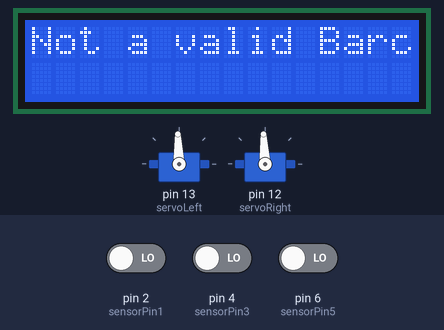
The sketch below on a simulated Arduino Uno, built with avr-gcc and run on an emulated ATmega328P. Parts: 2 × servo, 16×2 character LCD. Inputs (shaded band) come from the test bench; at power-on: pin 2 (sensorPin1) LOW, pin 4 (sensorPin3) LOW, pin 6 (sensorPin5) LOW. What the sketch prints to the serial monitor is not drawn.

Above: at 4.1 s.
Timing chart, 0 to 5.6 s (numbered marks = the images above):
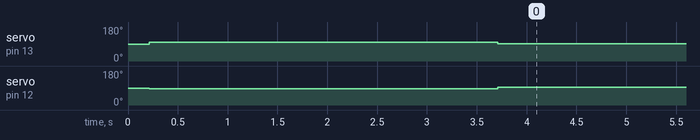

The sketch:

AlignedBarcodeScanner.ino
```cpp
// IF THE BARCODE IS BEING READ BACKWARDS THEN ALL THE VALUES IN LEFTSIDE AND RIGHTSIDE SHOULD BE FLIPPED RATHER THAN THE ARRAYS BEING SWAPPED
// THE DELAY BETWEEN SCANS OF THE SENSOR STATUS MUST BE ADAPTED BASED ON THE SIZE OF REAL BARCODE


// This program takes an input at the moment from a button which is used to simulate high and low
// A sensor can replace the button with no extra coding required
// The code takes an input of 67 bits which is the length of the barcode
// The code checks the binary is in the correct format, i.e. starts and ends with 101 and has 01010 in the middle
// An error message will be displayed if it is not in the correct format
// The code splits the longer array into smaller more manageable arrays for processing
// The program outputs all the smaller arrays(for debugging purposes)
// The program decodes all of the smaller arrays into decimal numbers
// The program outputs the decimal number


// Defining all global variables
const int sensorPin1 = 2;
const int sensorPin2 = 3;
const int sensorPin3 = 4;
const int sensorPin4 = 5;
const int sensorPin5 = 6;
const int arraySize = 67;  // Defining how long the barcode will be
bool BinCode[arraySize];   // Array containing the whole binary sequence for the barcode
bool LeftSide[28];         // Splits the first half of BinCode, removing identifier bits
bool RightSide[28];        // Splits the second half of BinCode, removing identifier bits
bool DBit1[7];             // Contains binary information for the 1st denary bit
bool DBit2[7];             // Contains binary information for the 2nd denary bit
bool DBit3[7];             // Contains binary information for the 3rd denary bit
bool DBit4[7];             // Contains binary information for the 4th denary bit
bool DBit5[7];             // Contains binary information for the 5th denary bit
bool DBit6[7];             // Contains binary information for the 6th denary bit
bool DBit7[7];             // Contains binary information for the 7th denary bit
bool DBit8[7];             // Contains binary information for the 8th denary bit which is also checksum bit

// Initialising the LED display
#include <LiquidCrystal_I2C.h>
LiquidCrystal_I2C lcd(0x27, 16, 2); // I2C address 0x27, 16 column and 2 rows

// Initialising the Servo Motors
#include <Servo.h>
Servo servoLeft;
Servo servoRight;

// Main function for the code
// Initialises relavent features
// Calls function to align barcode
void setup() {
  //start serial connection
  Serial.begin(9600);
  pinMode(sensorPin1, INPUT);
  pinMode(sensorPin2, INPUT);
  pinMode(sensorPin3, INPUT);
  pinMode(sensorPin4, INPUT);
  pinMode(sensorPin5, INPUT);

  servoLeft.attach(13);
  servoRight.attach(12);

  lcd.init(); // initialize the lcd
  lcd.backlight();
//  edgeForward();
//  delay(2000);
//  stopMotors();
//  mediumForward();
  alignRobot();
}

// Function to drive over barcode and collect data to put into an array
// Robot drives for a specified time which corresponds to the length of the barcode
// Takes data inputted from sensor/button and creates an array
void scanBarcode() {
//  servoLeft.writeMicroseconds(1555);  // left wheel forwards
//  servoRight.writeMicroseconds(1430); // right wheel forwards
  moveForward();

  for (int i = 0; i < arraySize; i++) {
    // Read and print the current sensor input value
    int sensorValue = digitalRead(sensorPin3);
    Serial.print("Sensor Value: ");
    Serial.println(sensorValue);

    // Add the sensor input status to the array
    BinCode[i] = sensorValue;

    // Delay before reading again
    delay(52);
  }
  stopMotors();
  validateBarcode();

/*
  // Output the current value of the serial input
  for (int i = 0; i < arraySize; i++) {
    // Read and print the current serial input value
    while (!Serial.available()) {
      // Wait for serial input
    }
    int serialValue = Serial.read() - '0'; // Convert ASCII to integer
    Serial.print("Current Serial Input: ");
    Serial.println(serialValue);

    // Add the serial input status to the array
    BinCode[i] = serialValue;
  }
  validateBarcode();
*/
}

void validateBarcode() {
  // Check the identifier digits of the array
  if (!(BinCode[0] == 1 && BinCode[1] == 0 && BinCode[2] == 1
      &&BinCode[64] == 1 && BinCode[65] == 0 && BinCode[66] == 1
      &&BinCode[31] == 0 && BinCode[32] == 1 && BinCode[33] == 0 && BinCode[34] == 1 && BinCode[35] == 0)) {
    Serial.println("Invalid identifiers");
  }
  barcodeOutput();
}

// Function for the decoding of the binary information into 8-bit denary
// Encoding key is defined
// Each smaller 'DBit' array is decoded using the key
void decodeBarcode() {
  // Define the encoding mappings for DBit1 to DBit4
  const char* encoding1[] = { "0001101", "0011001", "0010011", "0111101", "0100011", "0110001", "0101111", "0111011", "0110111", "0001011" };

  // Define the encoding mappings for DBit5 to DBit8
  const char* encoding2[] = { "1110010", "1100110", "1101100", "1000010", "1011100", "1001110", "1010000", "1000100", "1001000", "1110100" };

  // Function to decode a single digit
  auto decodeDigit = [](bool* dbit, const char* encoding[], int size) -> int {
    String dbitString = "";
    for (int i = 0; i < size; i++) {
      dbitString += dbit[i] ? '1' : '0';
    }

    for (int i = 0; i < 10; i++) {
      if (dbitString.equals(encoding[i])) {
        return i;
      }
    }
    return -1;  // If no match is found
  };

  // Array to store the decoded digits
  int decodedDigits[8];

  // Decode each digit and store in the array
  for (int i = 1; i <= 8; i++) {
    int digit = -1;
    if (i == 1) {
      digit = decodeDigit(DBit1 + (i - 1) * 7, encoding1, 7);
    } else if (i == 2) {
      digit = decodeDigit(DBit2 + (i - 2) * 7, encoding1, 7);
    } else if (i == 3) {
      digit = decodeDigit(DBit3 + (i - 3) * 7, encoding1, 7);
    } else if (i == 4) {
      digit = decodeDigit(DBit4 + (i - 4) * 7, encoding1, 7);
    } else if (i == 5) {
      digit = decodeDigit(DBit5 + (i - 5) * 7, encoding2, 7);
    } else if (i == 6) {
      digit = decodeDigit(DBit6 + (i - 6) * 7, encoding2, 7);
    } else if (i == 7) {
      digit = decodeDigit(DBit7 + (i - 7) * 7, encoding2, 7);
    } else {
      digit = decodeDigit(DBit8 + (i - 8) * 7, encoding2, 7);
    }

    if (digit != -1) {
      decodedDigits[i - 1] = digit;
    } else {
      decodedDigits[i - 1] = -1;  // Indicates an error
      Serial.println("Not a valid barcode");
        lcd.clear();                 // clear display
        lcd.setCursor(0, 0);         // move cursor to   (2, 1)
         lcd.print("Not a valid Barcode"); // print message at (2, 1)
      reverseBarcode();
      return;  // Exit the function since it's not a valid barcode
    }
  }

  // Define a String variable to store concatenated digits
  String concatenatedDigits = "";
  // Concatenate all decoded digits into the variable
  for (int i = 0; i < 8; i++) {
    concatenatedDigits += String(decodedDigits[i]);
  }
  // Print the concatenated digits
  Serial.print("Barcode Digits: ");
  Serial.println(concatenatedDigits);

  lcd.clear();                 // clear display
  lcd.setCursor(2, 1);         // move cursor to   (2, 1)
  lcd.print(concatenatedDigits); // print message at (2, 1)
  delay(2000);                 // display the above for two seconds
}

void barcodeOutput() {
  // Print the array values to the Serial Monitor at the end
  Serial.println("Binary Barcode: ");
  for (int i = 0; i < arraySize; i++) {
    Serial.print(BinCode[i]);
  }
  Serial.println();

  // Create and print the LeftSide array
  Serial.println("LeftSide: ");
  memcpy(LeftSide, BinCode + 3, 28 * sizeof(bool));
  for (int i = 0; i < 28; i++) {
    Serial.print(LeftSide[i]);
  }
  Serial.println();

  // Create and print DBit1 array
  Serial.println("DBit1: ");
  memcpy(DBit1, LeftSide, 7 * sizeof(bool));
  for (int i = 0; i < 7; i++) {
    Serial.print(DBit1[i]);
  }
  Serial.println();

  // Create and print DBit2 array
  Serial.println("DBit2: ");
  memcpy(DBit2, LeftSide + 7, 7 * sizeof(bool));
  for (int i = 0; i < 7; i++) {
    Serial.print(DBit2[i]);
  }
  Serial.println();

  // Create and print DBit3 array
  Serial.println("DBit3: ");
  memcpy(DBit3, LeftSide + 14, 7 * sizeof(bool));
  for (int i = 0; i < 7; i++) {
    Serial.print(DBit3[i]);
  }
  Serial.println();

  // Create and print DBit4 array
  Serial.println("DBit4: ");
  memcpy(DBit4, LeftSide + 21, 7 * sizeof(bool));
  for (int i = 0; i < 7; i++) {
    Serial.print(DBit4[i]);
  }
  Serial.println();

  Serial.println("RightSide: ");
  memcpy(RightSide, BinCode + 36, 28 * sizeof(bool));
  for (int i = 0; i < 28; i++) {
    Serial.print(RightSide[i]);
  }
  Serial.println();

  // Create and print DBit5 array
  Serial.println("DBit5: ");
  memcpy(DBit5, RightSide, 7 * sizeof(bool));
  for (int i = 0; i < 7; i++) {
    Serial.print(DBit5[i]);
  }
  Serial.println();

  // Create and print DBit6 array
  Serial.println("DBit6: ");
  memcpy(DBit6, RightSide + 7, 7 * sizeof(bool));
  for (int i = 0; i < 7; i++) {
    Serial.print(DBit6[i]);
  }
  Serial.println();

  // Create and print DBit7 array
  Serial.println("DBit7: ");
  memcpy(DBit7, RightSide + 14, 7 * sizeof(bool));
  for (int i = 0; i < 7; i++) {
    Serial.print(DBit7[i]);
  }
  Serial.println();

  // Create and print DBit8 array
  Serial.println("DBit8: ");
  memcpy(DBit8, RightSide + 21, 7 * sizeof(bool));
  for (int i = 0; i < 7; i++) {
    Serial.print(DBit8[i]);
  }
  Serial.println();

  decodeBarcode();
}

void reverseBarcode(){
  reverseArray(BinCode, 67);
    for (int i = 0; i < 67; i++) {
    Serial.print(BinCode[i]);
    Serial.print(" ");
  }
  Serial.println();
  validateBarcode();
}

// Function to reverse the given array
void reverseArray(bool* arr, int size) {
  for (int i = 0; i < size / 2; i++) {
    bool temp = arr[i];
    arr[i] = arr[size - i - 1];
    arr[size - i - 1] = temp;
  }
}

void alignRobot() {
  while (true) {
    int sensorValue1 = digitalRead(sensorPin1);
    int sensorValue5 = digitalRead(sensorPin5);

    if (sensorValue1 && sensorValue5){
      edgeForward();
    } else if (!sensorValue1 && !sensorValue5) {
      //stopMotors();
      delay(150);
      scanBarcode();
    } else if (sensorValue1 && !sensorValue5){
      reverseRight();
      // create code so that robot pivots around the sensor
    } else if (sensorValue5 && !sensorValue1){
      reverseLeft();
      // create code so that robot pivots around the sensor
    }
  }
}

void edgeForward() {
  servoLeft.writeMicroseconds(1500);
  servoRight.writeMicroseconds(1485);
}

void mediumForward() {
  servoLeft.writeMicroseconds(1520);
  servoRight.writeMicroseconds(1465);
}

void curveLeft() {
  servoLeft.writeMicroseconds(1490);  // left wheel stop
  servoRight.writeMicroseconds(1480); // right wheel slow forward
}

void curveRight() {
  servoLeft.writeMicroseconds(1505); // left wheel slow forward
  servoRight.writeMicroseconds(1495); // right wheel stop
}

void reverseLeft() {
  servoLeft.writeMicroseconds(1480);
  servoRight.writeMicroseconds(1517);
}

void reverseRight() {
  servoLeft.writeMicroseconds(1470);
  servoRight.writeMicroseconds(1510);
}

void moveBackward() {
  servoLeft.writeMicroseconds(1475);  // Left wheel clockwise
  servoRight.writeMicroseconds(1517); // Right wheel counterclockwise
}


void stopMotors() {
  servoLeft.writeMicroseconds(1490);
  servoRight.writeMicroseconds(1500);
}


void moveForward() {
  servoLeft.writeMicroseconds(1555);  // left wheel forwards
  servoRight.writeMicroseconds(1430); // right wheel forwards
}
/*
void stopMotors() {
  servoLeft.detach();
  servoRight.detach();
}
*/
// Function for repetitive tasks
void loop() {
}
```

Measured:
- by itself, servo on pin 13 (servoLeft): 90° → 98° at 0.21 s, → 92° 3.5 s later
- by itself, servo on pin 12 (servoRight): 90° → 86° at 0.21 s, → 93° 3.5 s later
